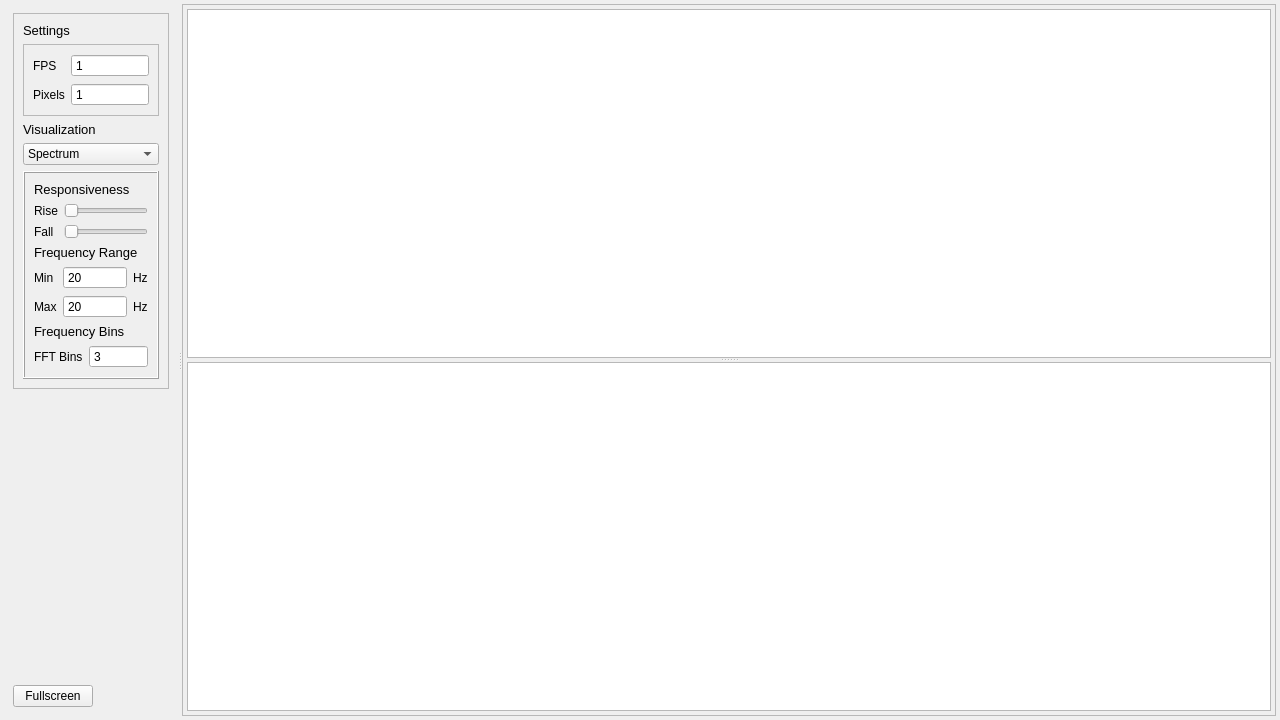
<?xml version="1.0" encoding="UTF-8"?>
<ui version="4.0">
 <class>MainWindow</class>
 <widget class="QMainWindow" name="MainWindow">
  <property name="geometry">
   <rect>
    <x>0</x>
    <y>0</y>
    <width>1280</width>
    <height>720</height>
   </rect>
  </property>
  <property name="font">
   <font>
    <family>Segoe UI</family>
   </font>
  </property>
  <property name="windowTitle">
   <string>Audio Visualization</string>
  </property>
  <property name="styleSheet">
   <string notr="true"/>
  </property>
  <property name="iconSize">
   <size>
    <width>48</width>
    <height>48</height>
   </size>
  </property>
  <widget class="QWidget" name="centralwidget">
   <property name="font">
    <font>
     <family>Segoe UI</family>
    </font>
   </property>
   <layout class="QVBoxLayout" name="verticalLayout_7">
    <property name="margin">
     <number>4</number>
    </property>
    <item>
     <widget class="QSplitter" name="splitter">
      <property name="orientation">
       <enum>Qt::Horizontal</enum>
      </property>
      <widget class="QFrame" name="userControlsEnclosingFrame">
       <property name="sizePolicy">
        <sizepolicy hsizetype="Minimum" vsizetype="Preferred">
         <horstretch>0</horstretch>
         <verstretch>0</verstretch>
        </sizepolicy>
       </property>
       <property name="frameShape">
        <enum>QFrame::NoFrame</enum>
       </property>
       <property name="frameShadow">
        <enum>QFrame::Raised</enum>
       </property>
       <property name="lineWidth">
        <number>0</number>
       </property>
       <layout class="QVBoxLayout" name="verticalLayout_8">
        <item>
         <widget class="QFrame" name="userControlsInnerFrame">
          <property name="sizePolicy">
           <sizepolicy hsizetype="MinimumExpanding" vsizetype="Preferred">
            <horstretch>0</horstretch>
            <verstretch>0</verstretch>
           </sizepolicy>
          </property>
          <property name="frameShape">
           <enum>QFrame::StyledPanel</enum>
          </property>
          <property name="frameShadow">
           <enum>QFrame::Raised</enum>
          </property>
          <layout class="QVBoxLayout" name="verticalLayout_6">
           <item>
            <widget class="QLabel" name="settingsLabel">
             <property name="sizePolicy">
              <sizepolicy hsizetype="Minimum" vsizetype="Preferred">
               <horstretch>0</horstretch>
               <verstretch>0</verstretch>
              </sizepolicy>
             </property>
             <property name="font">
              <font>
               <pointsize>10</pointsize>
              </font>
             </property>
             <property name="text">
              <string>Settings</string>
             </property>
            </widget>
           </item>
           <item>
            <widget class="QFrame" name="settingsFrame">
             <property name="sizePolicy">
              <sizepolicy hsizetype="Minimum" vsizetype="Preferred">
               <horstretch>0</horstretch>
               <verstretch>0</verstretch>
              </sizepolicy>
             </property>
             <property name="frameShape">
              <enum>QFrame::StyledPanel</enum>
             </property>
             <property name="frameShadow">
              <enum>QFrame::Raised</enum>
             </property>
             <layout class="QVBoxLayout" name="verticalLayout_4">
              <item>
               <layout class="QFormLayout" name="settingsLayout">
                <property name="fieldGrowthPolicy">
                 <enum>QFormLayout::AllNonFixedFieldsGrow</enum>
                </property>
                <item row="1" column="0">
                 <widget class="QLabel" name="ledPixelsLabel">
                  <property name="sizePolicy">
                   <sizepolicy hsizetype="Minimum" vsizetype="Preferred">
                    <horstretch>0</horstretch>
                    <verstretch>0</verstretch>
                   </sizepolicy>
                  </property>
                  <property name="text">
                   <string>Pixels</string>
                  </property>
                 </widget>
                </item>
                <item row="0" column="0">
                 <widget class="QLabel" name="fpsLabel">
                  <property name="sizePolicy">
                   <sizepolicy hsizetype="Minimum" vsizetype="Preferred">
                    <horstretch>0</horstretch>
                    <verstretch>0</verstretch>
                   </sizepolicy>
                  </property>
                  <property name="text">
                   <string>FPS</string>
                  </property>
                 </widget>
                </item>
                <item row="1" column="1">
                 <widget class="QSpinBox" name="pixels">
                  <property name="sizePolicy">
                   <sizepolicy hsizetype="MinimumExpanding" vsizetype="Fixed">
                    <horstretch>0</horstretch>
                    <verstretch>0</verstretch>
                   </sizepolicy>
                  </property>
                  <property name="buttonSymbols">
                   <enum>QAbstractSpinBox::NoButtons</enum>
                  </property>
                  <property name="keyboardTracking">
                   <bool>false</bool>
                  </property>
                  <property name="minimum">
                   <number>1</number>
                  </property>
                  <property name="maximum">
                   <number>256</number>
                  </property>
                 </widget>
                </item>
                <item row="0" column="1">
                 <widget class="QSpinBox" name="fps">
                  <property name="sizePolicy">
                   <sizepolicy hsizetype="MinimumExpanding" vsizetype="Fixed">
                    <horstretch>0</horstretch>
                    <verstretch>0</verstretch>
                   </sizepolicy>
                  </property>
                  <property name="buttonSymbols">
                   <enum>QAbstractSpinBox::NoButtons</enum>
                  </property>
                  <property name="keyboardTracking">
                   <bool>false</bool>
                  </property>
                  <property name="minimum">
                   <number>1</number>
                  </property>
                  <property name="maximum">
                   <number>256</number>
                  </property>
                 </widget>
                </item>
               </layout>
              </item>
             </layout>
            </widget>
           </item>
           <item>
            <widget class="QLabel" name="visualizationLabel">
             <property name="sizePolicy">
              <sizepolicy hsizetype="Minimum" vsizetype="Preferred">
               <horstretch>0</horstretch>
               <verstretch>0</verstretch>
              </sizepolicy>
             </property>
             <property name="font">
              <font>
               <pointsize>10</pointsize>
              </font>
             </property>
             <property name="text">
              <string>Visualization</string>
             </property>
            </widget>
           </item>
           <item>
            <widget class="QComboBox" name="effect">
             <property name="sizePolicy">
              <sizepolicy hsizetype="MinimumExpanding" vsizetype="Fixed">
               <horstretch>0</horstretch>
               <verstretch>0</verstretch>
              </sizepolicy>
             </property>
             <item>
              <property name="text">
               <string>Spectrum</string>
              </property>
             </item>
             <item>
              <property name="text">
               <string>Scroll</string>
              </property>
             </item>
             <item>
              <property name="text">
               <string>Energy</string>
              </property>
             </item>
            </widget>
           </item>
           <item>
            <widget class="QFrame" name="effectFrame">
             <property name="sizePolicy">
              <sizepolicy hsizetype="Minimum" vsizetype="Preferred">
               <horstretch>0</horstretch>
               <verstretch>0</verstretch>
              </sizepolicy>
             </property>
             <property name="frameShape">
              <enum>QFrame::Box</enum>
             </property>
             <property name="frameShadow">
              <enum>QFrame::Raised</enum>
             </property>
             <layout class="QVBoxLayout" name="verticalLayout">
              <item>
               <widget class="QLabel" name="responsivenessLabel">
                <property name="sizePolicy">
                 <sizepolicy hsizetype="Minimum" vsizetype="Preferred">
                  <horstretch>0</horstretch>
                  <verstretch>0</verstretch>
                 </sizepolicy>
                </property>
                <property name="font">
                 <font>
                  <pointsize>10</pointsize>
                 </font>
                </property>
                <property name="text">
                 <string>Responsiveness</string>
                </property>
               </widget>
              </item>
              <item>
               <layout class="QFormLayout" name="responsivenessForm">
                <item row="0" column="0">
                 <widget class="QLabel" name="riseLabel">
                  <property name="text">
                   <string>Rise</string>
                  </property>
                 </widget>
                </item>
                <item row="1" column="0">
                 <widget class="QLabel" name="fallLabel">
                  <property name="text">
                   <string>Fall</string>
                  </property>
                 </widget>
                </item>
                <item row="0" column="1">
                 <widget class="QSlider" name="rise">
                  <property name="sizePolicy">
                   <sizepolicy hsizetype="MinimumExpanding" vsizetype="Fixed">
                    <horstretch>0</horstretch>
                    <verstretch>0</verstretch>
                   </sizepolicy>
                  </property>
                  <property name="minimum">
                   <number>1</number>
                  </property>
                  <property name="maximum">
                   <number>10000</number>
                  </property>
                  <property name="pageStep">
                   <number>100</number>
                  </property>
                  <property name="tracking">
                   <bool>false</bool>
                  </property>
                  <property name="orientation">
                   <enum>Qt::Horizontal</enum>
                  </property>
                 </widget>
                </item>
                <item row="1" column="1">
                 <widget class="QSlider" name="fall">
                  <property name="sizePolicy">
                   <sizepolicy hsizetype="MinimumExpanding" vsizetype="Fixed">
                    <horstretch>0</horstretch>
                    <verstretch>0</verstretch>
                   </sizepolicy>
                  </property>
                  <property name="minimum">
                   <number>1</number>
                  </property>
                  <property name="maximum">
                   <number>1000</number>
                  </property>
                  <property name="pageStep">
                   <number>100</number>
                  </property>
                  <property name="tracking">
                   <bool>false</bool>
                  </property>
                  <property name="orientation">
                   <enum>Qt::Horizontal</enum>
                  </property>
                 </widget>
                </item>
               </layout>
              </item>
              <item>
               <widget class="QLabel" name="frequencyRangeLabel">
                <property name="sizePolicy">
                 <sizepolicy hsizetype="Minimum" vsizetype="Preferred">
                  <horstretch>0</horstretch>
                  <verstretch>0</verstretch>
                 </sizepolicy>
                </property>
                <property name="font">
                 <font>
                  <pointsize>10</pointsize>
                 </font>
                </property>
                <property name="text">
                 <string>Frequency Range</string>
                </property>
               </widget>
              </item>
              <item>
               <layout class="QHBoxLayout" name="freqLayout">
                <item>
                 <layout class="QFormLayout" name="freqFormLayout">
                  <property name="fieldGrowthPolicy">
                   <enum>QFormLayout::AllNonFixedFieldsGrow</enum>
                  </property>
                  <item row="0" column="0">
                   <widget class="QLabel" name="minLabel">
                    <property name="text">
                     <string>Min</string>
                    </property>
                   </widget>
                  </item>
                  <item row="0" column="1">
                   <widget class="QSpinBox" name="minFreq">
                    <property name="sizePolicy">
                     <sizepolicy hsizetype="MinimumExpanding" vsizetype="Fixed">
                      <horstretch>0</horstretch>
                      <verstretch>0</verstretch>
                     </sizepolicy>
                    </property>
                    <property name="buttonSymbols">
                     <enum>QAbstractSpinBox::NoButtons</enum>
                    </property>
                    <property name="keyboardTracking">
                     <bool>false</bool>
                    </property>
                    <property name="minimum">
                     <number>20</number>
                    </property>
                    <property name="maximum">
                     <number>100000</number>
                    </property>
                   </widget>
                  </item>
                  <item row="1" column="0">
                   <widget class="QLabel" name="maxLabel">
                    <property name="text">
                     <string>Max</string>
                    </property>
                   </widget>
                  </item>
                  <item row="1" column="1">
                   <widget class="QSpinBox" name="maxFreq">
                    <property name="sizePolicy">
                     <sizepolicy hsizetype="MinimumExpanding" vsizetype="Fixed">
                      <horstretch>0</horstretch>
                      <verstretch>0</verstretch>
                     </sizepolicy>
                    </property>
                    <property name="buttonSymbols">
                     <enum>QAbstractSpinBox::NoButtons</enum>
                    </property>
                    <property name="keyboardTracking">
                     <bool>false</bool>
                    </property>
                    <property name="minimum">
                     <number>20</number>
                    </property>
                    <property name="maximum">
                     <number>100000</number>
                    </property>
                   </widget>
                  </item>
                 </layout>
                </item>
                <item>
                 <layout class="QVBoxLayout" name="freqRangeVLayout">
                  <item>
                   <widget class="QLabel" name="minHzLabel">
                    <property name="sizePolicy">
                     <sizepolicy hsizetype="Minimum" vsizetype="Minimum">
                      <horstretch>0</horstretch>
                      <verstretch>0</verstretch>
                     </sizepolicy>
                    </property>
                    <property name="text">
                     <string>Hz</string>
                    </property>
                   </widget>
                  </item>
                  <item>
                   <widget class="QLabel" name="maxHzLabel">
                    <property name="sizePolicy">
                     <sizepolicy hsizetype="Minimum" vsizetype="Minimum">
                      <horstretch>0</horstretch>
                      <verstretch>0</verstretch>
                     </sizepolicy>
                    </property>
                    <property name="text">
                     <string>Hz</string>
                    </property>
                   </widget>
                  </item>
                 </layout>
                </item>
               </layout>
              </item>
              <item>
               <widget class="QLabel" name="frequencyBinsLabel">
                <property name="sizePolicy">
                 <sizepolicy hsizetype="Minimum" vsizetype="Preferred">
                  <horstretch>0</horstretch>
                  <verstretch>0</verstretch>
                 </sizepolicy>
                </property>
                <property name="font">
                 <font>
                  <pointsize>10</pointsize>
                 </font>
                </property>
                <property name="text">
                 <string>Frequency Bins</string>
                </property>
               </widget>
              </item>
              <item>
               <layout class="QHBoxLayout" name="fftBinsHLayout">
                <item>
                 <widget class="QLabel" name="fftBinsLabel">
                  <property name="text">
                   <string>FFT Bins</string>
                  </property>
                 </widget>
                </item>
                <item>
                 <widget class="QSpinBox" name="fftBins">
                  <property name="sizePolicy">
                   <sizepolicy hsizetype="MinimumExpanding" vsizetype="Fixed">
                    <horstretch>0</horstretch>
                    <verstretch>0</verstretch>
                   </sizepolicy>
                  </property>
                  <property name="buttonSymbols">
                   <enum>QAbstractSpinBox::NoButtons</enum>
                  </property>
                  <property name="keyboardTracking">
                   <bool>false</bool>
                  </property>
                  <property name="minimum">
                   <number>3</number>
                  </property>
                  <property name="maximum">
                   <number>1024</number>
                  </property>
                 </widget>
                </item>
               </layout>
              </item>
             </layout>
            </widget>
           </item>
          </layout>
         </widget>
        </item>
        <item>
         <spacer name="useControlsVerticalSpacer">
          <property name="orientation">
           <enum>Qt::Vertical</enum>
          </property>
          <property name="sizeType">
           <enum>QSizePolicy::Expanding</enum>
          </property>
          <property name="sizeHint" stdset="0">
           <size>
            <width>20</width>
            <height>40</height>
           </size>
          </property>
         </spacer>
        </item>
        <item>
         <layout class="QHBoxLayout" name="horizontalLayout_3">
          <item>
           <widget class="QPushButton" name="fullscreenButton">
            <property name="focusPolicy">
             <enum>Qt::NoFocus</enum>
            </property>
            <property name="text">
             <string>Fullscreen</string>
            </property>
            <property name="checkable">
             <bool>true</bool>
            </property>
           </widget>
          </item>
          <item>
           <spacer name="horizontalSpacer">
            <property name="orientation">
             <enum>Qt::Horizontal</enum>
            </property>
            <property name="sizeHint" stdset="0">
             <size>
              <width>40</width>
              <height>20</height>
             </size>
            </property>
           </spacer>
          </item>
         </layout>
        </item>
       </layout>
      </widget>
      <widget class="QFrame" name="frame">
       <property name="sizePolicy">
        <sizepolicy hsizetype="Preferred" vsizetype="Preferred">
         <horstretch>1</horstretch>
         <verstretch>0</verstretch>
        </sizepolicy>
       </property>
       <property name="frameShape">
        <enum>QFrame::StyledPanel</enum>
       </property>
       <property name="frameShadow">
        <enum>QFrame::Raised</enum>
       </property>
       <layout class="QVBoxLayout" name="verticalLayout_3">
        <property name="margin">
         <number>4</number>
        </property>
        <item>
         <widget class="QSplitter" name="splitter_2">
          <property name="orientation">
           <enum>Qt::Vertical</enum>
          </property>
          <widget class="PlotWidget" name="plot1"/>
          <widget class="PlotWidget" name="plot2"/>
         </widget>
        </item>
       </layout>
      </widget>
     </widget>
    </item>
   </layout>
  </widget>
 </widget>
 <customwidgets>
  <customwidget>
   <class>PlotWidget</class>
   <extends>QGraphicsView</extends>
   <header>pyqtgraph</header>
  </customwidget>
 </customwidgets>
 <resources/>
 <connections>
  <connection>
   <sender>fps</sender>
   <signal>valueChanged(int)</signal>
   <receiver>MainWindow</receiver>
   <slot>settingsChanged()</slot>
   <hints>
    <hint type="sourcelabel">
     <x>148</x>
     <y>92</y>
    </hint>
    <hint type="destinationlabel">
     <x>142</x>
     <y>-1</y>
    </hint>
   </hints>
  </connection>
  <connection>
   <sender>pixels</sender>
   <signal>valueChanged(int)</signal>
   <receiver>MainWindow</receiver>
   <slot>settingsChanged()</slot>
   <hints>
    <hint type="sourcelabel">
     <x>174</x>
     <y>133</y>
    </hint>
    <hint type="destinationlabel">
     <x>238</x>
     <y>6</y>
    </hint>
   </hints>
  </connection>
  <connection>
   <sender>minFreq</sender>
   <signal>valueChanged(int)</signal>
   <receiver>MainWindow</receiver>
   <slot>settingsChanged()</slot>
   <hints>
    <hint type="sourcelabel">
     <x>191</x>
     <y>405</y>
    </hint>
    <hint type="destinationlabel">
     <x>171</x>
     <y>781</y>
    </hint>
   </hints>
  </connection>
  <connection>
   <sender>maxFreq</sender>
   <signal>valueChanged(int)</signal>
   <receiver>MainWindow</receiver>
   <slot>settingsChanged()</slot>
   <hints>
    <hint type="sourcelabel">
     <x>134</x>
     <y>443</y>
    </hint>
    <hint type="destinationlabel">
     <x>239</x>
     <y>759</y>
    </hint>
   </hints>
  </connection>
  <connection>
   <sender>fftBins</sender>
   <signal>valueChanged(int)</signal>
   <receiver>MainWindow</receiver>
   <slot>settingsChanged()</slot>
   <hints>
    <hint type="sourcelabel">
     <x>218</x>
     <y>511</y>
    </hint>
    <hint type="destinationlabel">
     <x>254</x>
     <y>783</y>
    </hint>
   </hints>
  </connection>
  <connection>
   <sender>fall</sender>
   <signal>valueChanged(int)</signal>
   <receiver>MainWindow</receiver>
   <slot>settingsChanged()</slot>
   <hints>
    <hint type="sourcelabel">
     <x>95</x>
     <y>328</y>
    </hint>
    <hint type="destinationlabel">
     <x>335</x>
     <y>878</y>
    </hint>
   </hints>
  </connection>
  <connection>
   <sender>rise</sender>
   <signal>valueChanged(int)</signal>
   <receiver>MainWindow</receiver>
   <slot>settingsChanged()</slot>
   <hints>
    <hint type="sourcelabel">
     <x>212</x>
     <y>304</y>
    </hint>
    <hint type="destinationlabel">
     <x>254</x>
     <y>851</y>
    </hint>
   </hints>
  </connection>
  <connection>
   <sender>effect</sender>
   <signal>currentIndexChanged(QString)</signal>
   <receiver>MainWindow</receiver>
   <slot>settingsChanged()</slot>
   <hints>
    <hint type="sourcelabel">
     <x>276</x>
     <y>216</y>
    </hint>
    <hint type="destinationlabel">
     <x>329</x>
     <y>828</y>
    </hint>
   </hints>
  </connection>
  <connection>
   <sender>fullscreenButton</sender>
   <signal>clicked()</signal>
   <receiver>MainWindow</receiver>
   <slot>fullscreenToggled()</slot>
   <hints>
    <hint type="sourcelabel">
     <x>50</x>
     <y>672</y>
    </hint>
    <hint type="destinationlabel">
     <x>91</x>
     <y>910</y>
    </hint>
   </hints>
  </connection>
 </connections>
 <slots>
  <slot>settingsChanged()</slot>
  <slot>fullscreenToggled()</slot>
 </slots>
</ui>
